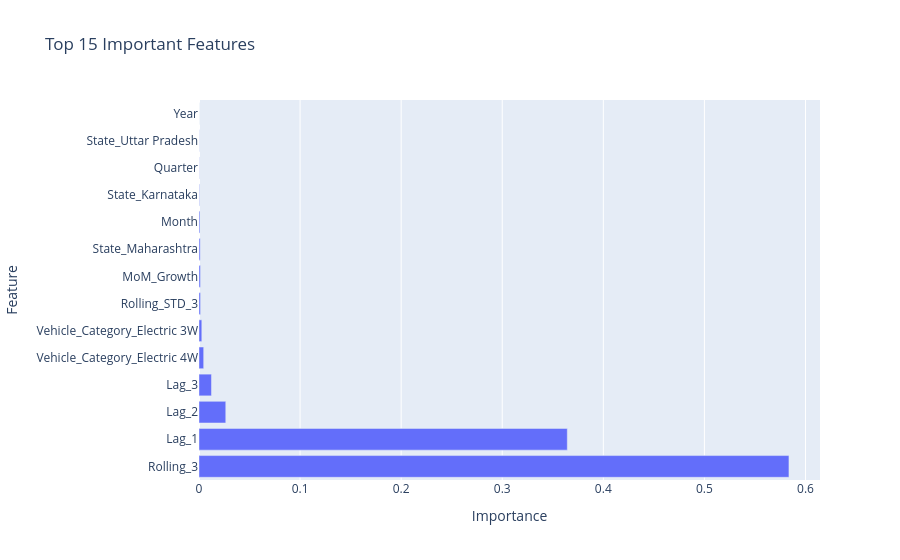

The notebook cell this image was saved under:
### Code cell
fig = px.bar(
    importance.head(15),
    x="Importance",
    y="Feature",
    orientation="h",
    title="Top 15 Important Features"
)

fig.show()

### Figure 1 — Plotly figure (JSON) as saved in the notebook; plotly's stock layout.template omitted (floating-point values rounded to 4 significant figures)
{"data": [{"hovertemplate": "Importance=%{x}<br>Feature=%{y}<extra></extra>", "legendgroup": "", "marker": {"color": "#636efa", "pattern": {"shape": ""}}, "name": "", "orientation": "h", "showlegend": false, "textposition": "auto", "type": "bar", "x": [0.5836, 0.3644, 0.02649, 0.01233, 0.004627, 0.002778, 0.001519, 0.001439, 0.001177, 0.0009236, 0.0003892, 0.0001606, 0.0001315, 3.377e-05], "xaxis": "x", "y": ["Rolling_3", "Lag_1", "Lag_2", "Lag_3", "Vehicle_Category_Electric 4W", "Vehicle_Category_Electric 3W", "Rolling_STD_3", "MoM_Growth", "State_Maharashtra", "Month", "State_Karnataka", "Quarter", "State_Uttar Pradesh", "Year"], "yaxis": "y"}], "layout": {"barmode": "relative", "legend": {"tracegroupgap": 0}, "title": {"text": "Top 15 Important Features"}, "xaxis": {"anchor": "y", "domain": [0, 1], "title": {"text": "Importance"}}, "yaxis": {"anchor": "x", "domain": [0, 1], "title": {"text": "Feature"}}}}
